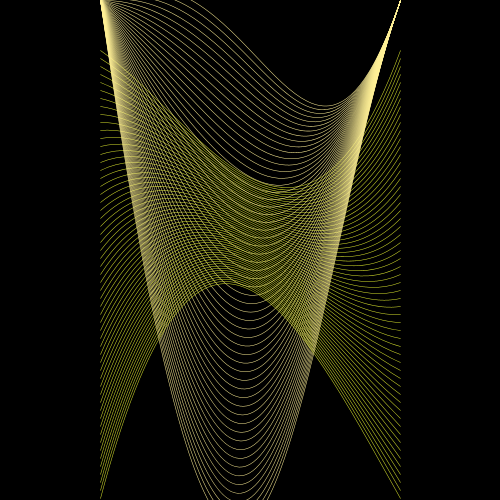
Frame 1 (no input)
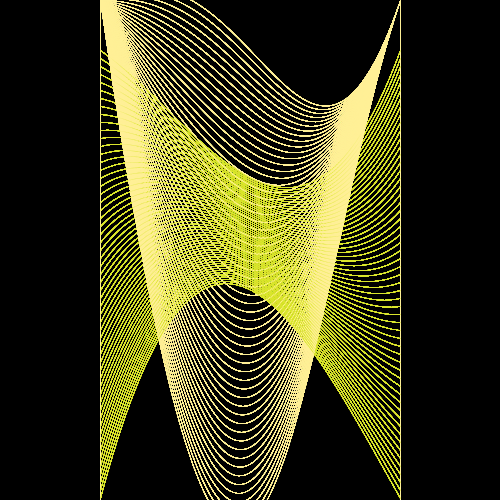
Frame 60 (the mouse pressed at the canvas centre just before this capture)
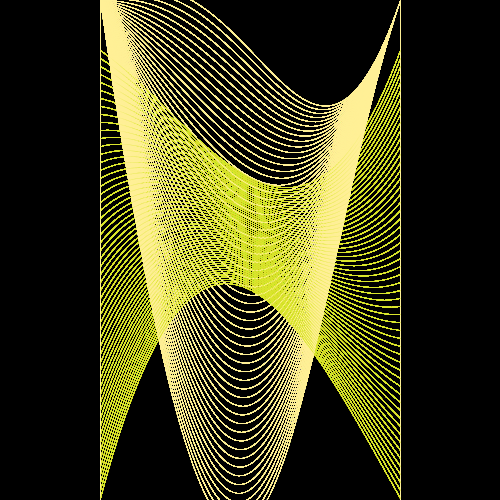
Frame 120 (the mouse held since frame 60 and released just before this capture)

The Processing sketch that drew these frames (run headless with seeded random() and noise(); from frame 60 on, the mouse is pressed at the canvas centre):

// Processing sketch: processing_38834
// ── processing_38834.pde

// Title     : Bezier Curve
// Author    : Michael Hawthorne
// Synopsis  : bezier curve 
// Date      : 
// Changlog  :


void setup()
{
  //smooth(); //smooth it out a little
  size(500,500); // Setup small window.
  background(0); // Background colour == Black, default Grey
  
  
}

void draw()
{
  
  noFill(); // we dont want to fill this curve, cos it looks better
  line(100, 0, 100, 500); // Lets draw a reference line so people can see its constraints better.
  line(400, 0, 400, 500); // Another one for the sake of it.
  for(int i = 50, z = 1; i < 501; i = i + 8){
    z+=20; // Add more to see more lines
    strokeWeight(0.5);
    stroke(219,230,45); // no alpha, but if you do you get cool uncontrollable effects making you think you done better than you have
    bezier(100,i, 200, 120, 300, 320, 400, i); //bezier main
    stroke(255,240,150); // new colour
    bezier(100,0,250,z-105, 305, 275,400,0); // bezier top
  }
}

                
                                
